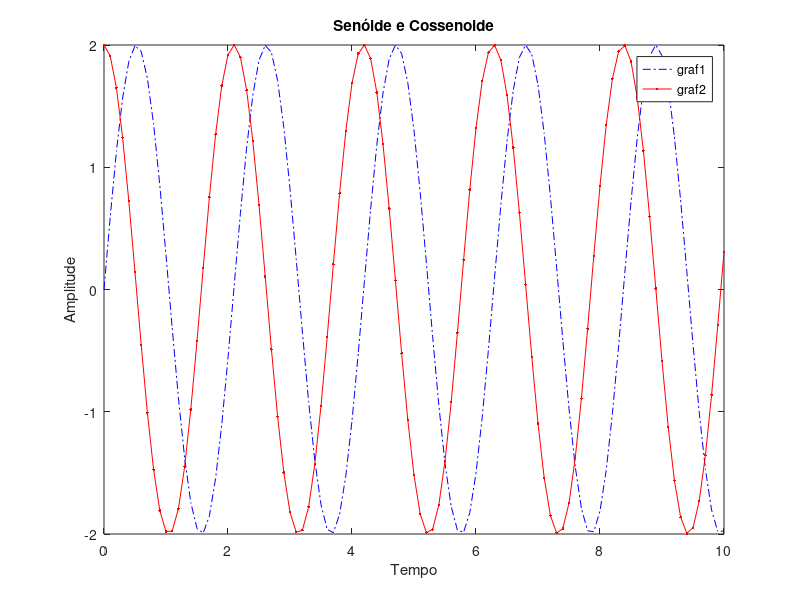

MATLAB code for this plot: (Note: this script raises an error after producing the figure.)
%% funcoes 2d
tempo = 0:0.1:10
graf1 = 2*sin(3*tempo);
graf2 = 2*cos(3*tempo);

figure
plot(tempo, graf1, 'b-.');
hold on
plot(tempo, graf2, 'r.-');
xlabel("Tempo")
ylabel("Amplitude")
title("Senóide e Cossenoide")
legend("graf1", 'graf2', "Location","northeast")
grid(true)

%% entrada condição e gráfico
a = str2num(input("Entre com um valor", "s"));
x = -10:1:10;
y = a * x + 2;

if a > 0
    disp("positivo")
elseif a == 0
    disp("igual a zero")
else
    disp("negativo")
end

figure
plot(y, 'g-', LineWidth=0.2)
legend("y", "Location","southeast")
grid on
axes("Position",[0.2,0.3,0.2,0.4]);
box on
plot(y, 'r-', LineWidth=0.2)
xlim([-2 2]);
legend("y", "Location","southeast")
grid on

%% repeticao graficos
mult_3 = 0;
for i = 1:1:5
    a = i*3
    mult_3(end + 1) = mult_3(end) + a
end
disp(mult_3)

double_mult = mult_3 * 2; 

figure 
subplot(2, 1, 1)
plot(mult_3, 'g-')
xlabel("cinco primeiros múltiplos")
ylabel("Valor")
ylim([0 5])
title("Múltiplos de 3")
grid on
subplot(2,1,2)
plot(double_mult, 'r*')
xlabel("Índices")
ylabel("Dobro dos Múltiplos")
title("Dobro dos Múltiplos de 3")
grid on

%% comparação de escalas
t = 1:1:1000;
y = 50000*exp(-0.05*t);


figure;

% Gráfico 1 - escala linear nos dois eixos
subplot(2,1,1);
plot(t, y, 'b', 'LineWidth', 1.5);
title('Escala Linear');
xlabel('t');
ylabel('y');
grid on;

% Gráfico 2 - escala logarítmica no eixo vertical
subplot(2,1,2);
semilogy(t, y, 'r', 'LineWidth', 1.5);
title('Escala Semilogarítmica (eixo Y em log)');
xlabel('t');
ylabel('y (log)');
grid on;

title('Comparação: y = 50000e^{-0.05t}');

%% gráficos 3D
x = 1:1:10;
y = 1:1:20;

[X, Y] = meshgrid(x,y);
z = sin(X) + cos(Y);

z_peaks = peaks(z);

figure
subplot(2, 1, 1)
surfl(z_peaks)
colormap("autumn")
shading interp
title('Superfície iluminada (surfl) - peaks(z)')
xlabel('Eixo X')
ylabel('Eixo Y')
zlabel('Z')
colorbar

subplot(2, 1, 2)
plot3(X, Y, z, 'LineWidth', 2)
title('Curva 3D: z = sin(X) + cos(Y)')
xlabel('Eixo X')
ylabel('Eixo Y')
zlabel('Eixo Z')
legend('z = sin(X) + cos(Y)', 'Location', 'best')
grid on
